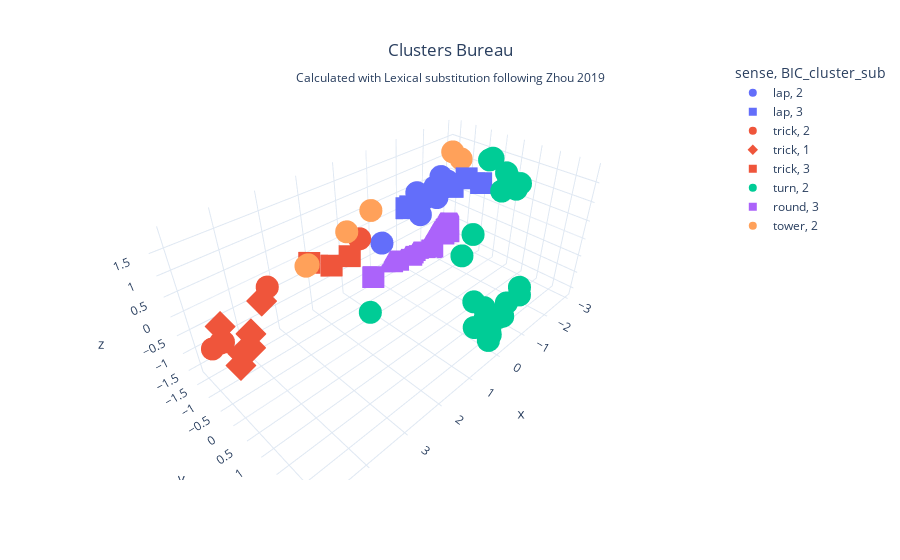

Notebook cell for this chart:
### Code cell
fig_3d_cluster = px.scatter_3d(df, x="x", y="y", z="z", color="sense", symbol="BIC_cluster_sub",
                 hover_data='match',
                 template="plotly_white")
fig_3d_cluster.update_layout(
    title={
        'text': f"Clusters Bureau<br><sub>Calculated with Lexical substitution following Zhou 2019</sub>",
        'y':0.9,
        'x':0.5,
        'xanchor': 'center',
        'yanchor': 'top'})
fig_3d_cluster.show()

### Figure 1 — Plotly figure (JSON) as saved in the notebook; plotly's stock layout.template omitted (floating-point values rounded to 4 significant figures)
{"data": [{"customdata": [[" J'ai refais plusieurs fois le  tour/rotation.n.03 du magasin en vain et j'étais, ma foi, trèèèès triste (T___T)! "], [" Quant au cycliste, il peine, le malheureux, à admettre que la chasse soit une activité de première nécessité, mais que le fait d'aller faire un  tour/rotation.n.03 en vélo puisse être facteur de propagation d'un virus. "], [" La visite libre vous permet de faire le  tour/rotation.n.03 de la scénographie d'énerlya en toute liberté. "], [" Et tellement de DRMs qu'on n'en fait pas le  tour/rotation.n.03 , alors toute musique échangée par le superbe système sans fil ne sera écoutable que 3 fois. "], [" * Visite d'une Porsche 924 (à restaurer) * Petit  tour/rotation.n.03 à la cathédrale de Reims et sur l'ancien circuit de Gueux (Reims) en 911 Turbo 3.6 * Rencontre avec la 964 Carrera 4 d'Hervé * Musée de l'automobile à Reims * La nouvelle 996 GT2 comme vous ne l'avez jamais vue (en présence d'une 996 bi-turbo en plus !) "], [" Parti du Croisic, en Bretagne, 2 ANS plus tôt, il effectue le  tour/rotation.n.03 du monde en solitaire, sur son robuste cotre de 10 mètres, Kurun. "], [" Ainsi, lorsque le cotre s'éloigne de son cap, l'écoute se tend et tire sur la barre, ramenant le voilier dans le droit chemin. \"Cocagne ! s'écrie Le Toumelin, je peux dormir tranquille.\" Grà¢ce à ce pilote AUTOMATIQUE improvisé, le cotre achève le  tour/rotation.n.03 du monde, et reçoit un accueil triomphal au Croisic, le 7 juillet 1952, après une magnifique navigation de 3 ans. "], [" La distance parcourue lors de ses voyages apostoliques équivaut à 28,3 fois le  tour/rotation.n.03 de la terre, presque 3 fois la distance de la Terre à la Lune. "], [" j'espère que ce petit  tour/rotation.n.03 vous a plu, bien sur il reste beaucoup à voir dans cette partie de Lyon et j'y travaille mais pour l'instant je vous propose de passer dans le deuxième arrondissement avec la place Bellecour, sa statue de Louis XIV et ses jets d'eau: "], [" Vous vous souvenez de la pub (en 2000, je crois) qui avait fait le  tour/rotation.n.03 du monde, Wassup ? "]], "hovertemplate": "sense=lap<br>BIC_cluster_sub=2<br>x=%{x}<br>y=%{y}<br>z=%{z}<br>match=%{customdata[0]}<extra></extra>", "legendgroup": "lap, 2", "marker": {"color": "#636efa", "symbol": "circle"}, "mode": "markers", "name": "lap, 2", "scene": "scene", "showlegend": true, "x": [-1.069, -1.085, -1.166, -0.5984, -0.3085, -0.5649, -1.071, -1.037, 0.8462, -0.3577], "y": [-0.162, -0.4472, -0.2153, -0.04923, -0.2715, -0.6374, -0.5148, -0.308, -0.3763, -0.1544], "z": [1.211, 0.8054, 1.301, 1.206, 0.7016, 1.055, 1.073, 1.427, 0.3781, 1.177], "type": "scatter3d"}, {"customdata": [[" Masuda à réussi un vrai  tour/trick.n.03 de force.... Celui de bluffer vos spectateurs avec seulement deux cartes ! "], [" Plus qu'un livre, c'est un véritable  tour/trick.n.03 de force. \" The Guardian Frédéric Fontès "], [" Dans l'huile chaude, verser la pà¢te, au travers d'un entonnoir, en observant le  tour/rotation.n.03 de main suivant: "], [" Les enchères commençaient à 70 millions par bloc, s'il y a plus de 11 demandes pour les 11 blocs, le prix du bloc augmente de 5 millions et un nouveau  tour/rotation.n.03 de table est fait. "], [" Aujourd'hui, le Président de la CASA et Maire d'Antibes Jean Leonetti a fait un  tour/rotation.n.03 de manège dans le fameux bus-tram que j'appelle le gros bus à quelques espaces dédiés. "], [" Le principal  tour/trick.n.03 de force du film réside en sa capacité à fédérer un public à la fois accroc' et hostile à l'univers des Super-héros de Comics, parce que tout est rendu léger, et volontairement risible. "]], "hovertemplate": "sense=lap<br>BIC_cluster_sub=3<br>x=%{x}<br>y=%{y}<br>z=%{z}<br>match=%{customdata[0]}<extra></extra>", "legendgroup": "lap, 3", "marker": {"color": "#636efa", "symbol": "square"}, "mode": "markers", "name": "lap, 3", "scene": "scene", "showlegend": true, "x": [-1.881, -1.379, 0.2948, -0.04437, -0.8672, -2.252], "y": [-0.1885, -0.2111, -0.1417, -0.3518, -0.2991, -0.001719], "z": [1.144, 1.072, 1.152, 0.9933, 1.095, 0.9512], "type": "scatter3d"}, {"customdata": [[" Bonjour, J'ai acheté ce  tour/rotation.n.03 ... et pour tout dire, je suis déçu. "], [" Attention, les chaà®nelettes sont fragiles mais franchement, ce  tour/rotation.n.03 est tellement une tuerie qu'il faut foncer.. "], [" Voici un effet bien connu des magiciens : à partir d'une bande de papier pliée et deux trombones fixés dessus se retrouvent enclavés en tirant sur les extrémités du pliage J'ai réactualisé cet effet avec la bague d'une spectatrice ou d'un spectateur, de préférence utiliser une alliance, ce qui facilitera la manipulation du  tour/castle.n.03 . ... "], [" Une pochette très pratique pour laisser la pochette du  tour/rotation.n.03 \" Wow 3 \" à l'examen. "], [" Ce  tour/rotation.n.03 est extraordinaire, la prise en main est très rapide. "]], "hovertemplate": "sense=trick<br>BIC_cluster_sub=2<br>x=%{x}<br>y=%{y}<br>z=%{z}<br>match=%{customdata[0]}<extra></extra>", "legendgroup": "trick, 2", "marker": {"color": "#EF553B", "symbol": "circle"}, "mode": "markers", "name": "trick, 2", "scene": "scene", "showlegend": true, "x": [4.792, 5.022, 1.454, 4.906, 3.649], "y": [-0.6775, -0.6921, -0.4282, -0.5257, -0.7293], "z": [-0.2592, -0.2944, 0.737, -0.107, 0.4352], "type": "scatter3d"}, {"customdata": [[" Ce  tour/rotation.n.03 ne vaut pas 45 €... Pour ce prix, on reçoit quelques morceaux de plastique transparents, ... "], [" tour/magic_trick.n.01 visuel, artistique ou de mentalisme, tout est possible et le public en redemande ! bien aussi pour noel avec la version Pére Noel ... et pourquoi pas pour les mariage maintenant, Seb, à toi de jouer et nous créer çà !.. "], [" tour/magic_trick.n.01 ultra facile mais faire apparaà®tre un poisson est très visuel pour un public. "], [" Olivier à conçu bien plus qu'un  tour/rotation.n.03 il vous propose la un matériel de très belle qualité qui va permettre aux créateurs que vous êtes, de laisser libre cours à votre imagination. "], [" Les explications sont très claires mais il vous faudra beaucoup de travail pour maà®triser le  tour/rotation.n.03 et pouvoir le présenter. "], [" tour/trick.n.03 sympa mais qui nécessite du temps pour remettre entre chaque spectacle, les feuilles de journaux et en noir et blanc, ce qui devient difficile à trouver. "]], "hovertemplate": "sense=trick<br>BIC_cluster_sub=1<br>x=%{x}<br>y=%{y}<br>z=%{z}<br>match=%{customdata[0]}<extra></extra>", "legendgroup": "trick, 1", "marker": {"color": "#EF553B", "symbol": "diamond"}, "mode": "markers", "name": "trick, 1", "scene": "scene", "showlegend": true, "x": [4.761, 4.775, 4.532, 4.332, 3.956, 4.682], "y": [-0.7078, -0.1466, -0.09448, -0.4042, -0.4501, -0.1547], "z": [0.1052, -0.5208, -0.19, -0.1655, 0.4133, -0.2722], "type": "scatter3d"}, {"customdata": [[" Faites plusieurs routines pour le faire en close-up et varier les plaisirs ! si vous deviez disposer d'un seul  tour/rotation.n.03 , ce serait assurément celui-là. "], [" À mon avis le meilleur  tour/rotation.n.03 de Jean Pierre Vallarino. "], [" Très bon  tour/rotation.n.03 de Dominique Duvivier, demandant tout de même un certain entraà®nement pour la technique et la maà®trise des enchaà®nements. "]], "hovertemplate": "sense=trick<br>BIC_cluster_sub=3<br>x=%{x}<br>y=%{y}<br>z=%{z}<br>match=%{customdata[0]}<extra></extra>", "legendgroup": "trick, 3", "marker": {"color": "#EF553B", "symbol": "square"}, "mode": "markers", "name": "trick, 3", "scene": "scene", "showlegend": true, "x": [1.536, 2.442, 2.182], "y": [-0.7135, -0.9865, -0.5389], "z": [0.1853, 0.3104, 0.3293], "type": "scatter3d"}, {"customdata": [[" Pour rassurer tout le monde, nous avons décidé de faire appel à d'autres laboratoires privés, qui ont démontré à leur  tour/trick.n.03 que ces peurs étaient infondées. "], [" Le vrai gros plus du jeux est le mode deux joueurs oà¹ là on joue bien évidemment en  tour/tower.n.01 par tour. "], [" Le vrai gros plus du jeux est le mode deux joueurs oà¹ là on joue bien évidemment en tour par  tour/tower.n.01 . "], [" Ce réglage est écrasé par - Le paramètre déclaré dans les styles de paragraphes, à son  tour/castle.n.03 écrasé par - Le paramètre déclaré dans les styles de caractères ou par formatage direct. "], [" Même si on envisageait (ce qui était d'une belle utopie, que j'avais simplement évoqué dans mon site) de réserver le peuplement d'un territoire comme la Cisjordanie par des couples mixtes (un israélien marié à une palestinienne ou un palestinien marié à une israélienne) ceux-ci devraient alors être à leur  tour/tower.n.01 protégés des coups de extrêmistes des deux communautés ! cela paraà®t totalement évident. "], [" Certains vont se sentir lésés dans leur \"liberté d'expression\" sans doute, mais avec la liberté qu'offre ce site, viennent les abus qui exigent à leur  tour/trick.n.03 une législation. "], [" Ils sont prioritaires pour se faire vacciner contre le Covid-19, mais préfèrent passer leur  tour/move.n.05 pour l'instant: malgré une épidémie galopante... "], [" Entretien avec Jorge Luís Martins Contrairement à ce qu'il faisait au début de la crise économique internationale, le Brésil ne considère plus celle-ci comme une simple \"lubie\" passagère et s'efforce, à son  tour/trick.n.03 maintenant, de [Lire....] "], [" Dans les coulisses, les heureux élus attendent patiemment leur  tour/move.n.05 . "], [" Friperies, e-shop, brocantes... si vous avez, à votre  tour/trick.n.03 , succombé au charme du vintage et souhaitez refaire votre garde-robe, découvrez toutes les astuces pour dénicher la pièce unique !... "], [" Le polype devient adulte, pond des oeufs qui à leur  tour/castle.n.03 deviennent larves et vont fonder de nouvelles colonies tandis que leur mère, solidement ANCRà‰E, se développe au point de rejoindre ses voisins : un Rà‰CIF est en train de naà®tre. "], [" Mais celle-ci a démenti et accusé à son  tour/trick.n.03 les rebelles d'avoir mené ces attaques. "], [" Les caméristes lui présentent  tour/trip.n.04 à tour des fleurs et des diamants sans qu'elle arrête son choix, et ces différents groupes se répètent gracieusement dans les miroirs. "], [" Quand Massimo reconduit Gemma à sa place, la danse terminée, le marquis s'approche et invite la jeune fille à son  tour/rotation.n.03 . "], [" C'est mon  tour/rotation.n.03 , une pente peu inclinée pouyr entrer dans les entrailles du monstre. "], [" Un peu plus tard, quand Madeleine aura un peu grandi, les cartes s'adresseront à elle, à son  tour/tower.n.01 , autant qu'à sa grande soeur Denise. "], [" Les matelots aussi, devant ce grand malheur, Se sentent  tour/trip.n.04 à tour vaincus par la douleur. "], [" Endormis sur le pont, jeunes et vieux marins Ont enfin  tour/lathe.n.01 à tour oublié leurs chagrins. "], [" 2) J'accepte d'être humilié ou exploité a condition qu'on me permette a mon  tour/trick.n.03 d'humilier ou d'exploiter quelqu'un occupant une place inférieure dans la pyramide sociale. "], [" Ils dévoilent  tour/rotation.n.03 à tour l'étendue de leur brio. "], [" Adrien Moerlen déclame ses textes en anglais se fait  tour/trip.n.04 à tour planant, enragé et distant. "], [" Pendant l'anarchie du Xe siècle, un des évêques la donna à titre de bénéfice à un noble que le chroniqueur qualifie de tyran, lequel, à son  tour/tower.n.01 , en avait doté son fils, évêque d'Autun. "], [" La fontaine de Saint-Amatre doit aussi venir à son  tour/tower.n.01 au rang des objets intéressants de ce bourg primitif d'Auxerre. "], [" C'est pourquoi le rédacteur se verra dans l'obligation d'adopter à son  tour/trick.n.03 le langage de l'ennemi : \" Laissez cet éthiopien de merde ! "]], "hovertemplate": "sense=turn<br>BIC_cluster_sub=2<br>x=%{x}<br>y=%{y}<br>z=%{z}<br>match=%{customdata[0]}<extra></extra>", "legendgroup": "turn, 2", "marker": {"color": "#00cc96", "symbol": "circle"}, "mode": "markers", "name": "turn, 2", "scene": "scene", "showlegend": true, "x": [0.2023, -2.607, -2.713, 0.2746, -0.1014, 0.3791, -1.308, -1.079, -0.8928, 0.09812, -0.8999, -0.3618, -2.492, -0.07869, 2.266, -0.003566, -2.477, -1.96, -0.5635, -2.681, -2.778, 0.182, -0.5784, 0.1299], "y": [2.337, -0.06505, -0.04232, 1.982, 2.34, 2.453, 0.5771, 2.182, 0.6055, 2.122, 2.311, 2.28, 0.6146, 1.947, 0.7677, 1.706, 0.891, 0.817, 2.206, 0.4296, 0.8055, 2.287, 2.027, 2.326], "z": [-0.8793, 1.446, 1.467, -1.054, -0.7676, -1.067, 0.09121, -0.5457, -0.3273, -0.8099, -0.5985, -0.9286, 1.239, -0.7057, -0.1518, -0.6342, 1.013, 1.118, -0.6997, 1.231, 1.034, -0.9658, -1.236, -1.139], "type": "scatter3d"}, {"customdata": [[" Par Esther Solano Gallego Le dimanche 29 novembre, s'est déroulé le deuxième  tour/rotation.n.03 des élections municipales au Brésil. "], [" Par Marcelo Aguilar Le premier  tour/move.n.05 des élections municipales brésiliennes, le 15 novembre 2020 [voir le résumé des résultats en fin d'article], a montré le renforcement des secteurs du centre et [Lire....] "], [" A l'issue du premier  tour/rotation.n.03 la liste Agir Pour Vaulx-en-Velin a obtenu 1354 voix soit 16.83% du total des suffrages exprimés. "], [" Ce score suffisant pour se maintenir au second  tour/rotation.n.03 , laissait peu d'espoir d'emporter l'élection. "], [" Sur la base de ce projet partagé, nous avons alors fait liste commune pour le second  tour/rotation.n.03 en intégrant, à la liste finale, neuf personnes de notre équipe. "], [" La campagne pour la présidentielle accroît fortement l'audience du PS, qui reçoit alors les adhésions d'une partie du PSU avec Michel Rocard et de personnalités proches du gaullisme (Jacques Delors, Edgar Pisani), mais F. Mitterrand, en tête au premier  tour/rotation.n.03 , est battu au second malgré l'obtention de 49,19 % des voix, par Valéry Giscard d'Estaing. "], [" Celui-ci crée la surprise en arrivant en tête au premier  tour/rotation.n.03 ; il est battu au second tour par Jacques Chirac (qui succède à F. Mitterrand à la présidence de la République) mais son très bon score (47,36 % des voix) lui confère une forte légitimité au sein du parti socialiste, dont il ne tarde pas à redevenir le premier secrétaire (élu à l'issue du vote direct et secret des militants lors de la Convention nationale du 14 octobre 1995) et qu'il remobilise en vue de la préparation de l'alternance. "], [" Mais le décalage croissant entre l'opinion publique et les partis classiques, de gauche comme de droite, et une campagne en définitive mal menée lui infligent une très sévère défaite au premier  tour/move.n.05 de l'élection présidentielle de 2002 : avec 16,18 % des voix, L. Jospin arrive en troisième position, derrière J. Chirac et Jean-Marie Le Pen. "], [" Annonçant aussitôt son intention de se retirer de la vie politique, le candidat malheureux laisse au premier secrétaire le soin de mener le combat du second  tour/move.n.05 et des législatives. "], [" Au premier  tour/move.n.05 des élections législatives (9 juin), le parti socialiste se maintient avec 23,78 % des suffrages à son niveau de 1997 (25,71 %) et parvient à conserver 140 députés à l'Assemblée. "], [" Mais si cette dernière se qualifie pour le second  tour/rotation.n.03 en remportant 25,87 % des voix, elle s'incline le 6 mai 2007 face à Nicolas Sarkozy avec 46,94 % des suffrages. "], [" Le Front national éliminé au premier  tour/rotation.n.03 des élections territoriales corses, voilà qui pourrait relever de l'anecdote. "], [" Le premier  tour/rotation.n.03 , une trentaine de voix se sont portées sur Joseph Ratzinger, un peu moins sur le cardinal Martini, ancien archevêque de Milan, jésuite et brillant bibliste. "], [" Ce dernier, qui a sans doute accepté de servir de repère au premier  tour/rotation.n.03 , fait savoir que, malade, il n'accepterait pas d'être élu. "]], "hovertemplate": "sense=round<br>BIC_cluster_sub=3<br>x=%{x}<br>y=%{y}<br>z=%{z}<br>match=%{customdata[0]}<extra></extra>", "legendgroup": "round, 3", "marker": {"color": "#ab63fa", "symbol": "square"}, "mode": "markers", "name": "round, 3", "scene": "scene", "showlegend": true, "x": [-1.389, -1.265, -2.007, -1.498, -0.8365, -2.718, -2.884, -2.951, -2.555, -2.794, -1.663, -2.225, 0.1943, -0.67], "y": [-1.521, -1.456, -1.317, -1.546, -1.565, -1.54, -1.49, -1.518, -1.638, -1.578, -1.571, -1.585, -1.463, -1.628], "z": [-1.592, -1.608, -1.565, -1.632, -1.575, -1.311, -1.081, -1.398, -1.215, -1.439, -1.593, -1.592, -1.473, -1.46], "type": "scatter3d"}, {"customdata": [[" On a voulu voir dans cette sorte de parallélogramme qui longe au nord les rues d'Orbandelle et du 4 septembre, et au sud des Boucheries et la rue Sous-Murs, qui borde à l'est la rivière d'Yonne et à l'ouest le palais, la  tour/tower.n.01 de l'horloge et la rue des Cordeliers, on a voulu voir là une forteresse élevée par César, vainqueur des Gaulois de Vellaunodunum, pour les tenir en respect ; d'autres ont écrit que c'était le quartier oà¹ se retirèrent les premiers chrétiens au IIIe siècle. "], [" Le reste de la  tour/tower.n.01 d'Orbandelle a été démoli au début du XIXe siècle. "], [" On trouve encore à la  tour/tower.n.01 Saint-Pancrace ce système de construction. "], [" Il me semble même que sur la version originale , Jan Utzon précise que le soit disant \"pilon\" , partant de vitesse nulle ne pouvait pas écraser l'intégrité de la  tour/tower.n.01 jusqu'au fondation . "], [" La vallée blanche et le glacier du Géant, les Grandes Jorasses et les arêtes de Rochefort, à droite, la  tour/tower.n.01 Ronde, derrière l'aiguille verte, les Drus les Droites et les Courtes, grandiose. "], [" C'est dans les cafés le soir que Sophie, une jeune cubaine vient draguer les mecs, surtout dans les pubs branchés sur Paris et autour de la  tour/tower.n.01 Eiffel ! "]], "hovertemplate": "sense=tower<br>BIC_cluster_sub=2<br>x=%{x}<br>y=%{y}<br>z=%{z}<br>match=%{customdata[0]}<extra></extra>", "legendgroup": "tower, 2", "marker": {"color": "#FFA15A", "symbol": "circle"}, "mode": "markers", "name": "tower, 2", "scene": "scene", "showlegend": true, "x": [-1.578, 1.711, 2.867, 2.8, 1.038, -2.015], "y": [-0.4341, -0.5325, -0.3764, -0.5643, -0.4962, -0.5092], "z": [1.847, 0.9758, 0.7661, 0.6062, 1.245, 1.516], "type": "scatter3d"}], "layout": {"scene": {"domain": {"x": [0.0, 1.0], "y": [0.0, 1.0]}, "xaxis": {"title": {"text": "x"}}, "yaxis": {"title": {"text": "y"}}, "zaxis": {"title": {"text": "z"}}}, "legend": {"title": {"text": "sense, BIC_cluster_sub"}, "tracegroupgap": 0}, "margin": {"t": 60}, "title": {"text": "Clusters Bureau<br><sub>Calculated with Lexical substitution following Zhou 2019</sub>", "y": 0.9, "x": 0.5, "xanchor": "center", "yanchor": "top"}}}
